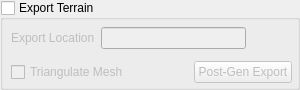
                 <widget class="QGroupBox" name="groupBox">
                  <property name="enabled">
                   <bool>true</bool>
                  </property>
                  <property name="minimumSize">
                   <size>
                    <width>300</width>
                    <height>90</height>
                   </size>
                  </property>
                  <property name="maximumSize">
                   <size>
                    <width>300</width>
                    <height>90</height>
                   </size>
                  </property>
                  <property name="title">
                   <string>Export Terrain</string>
                  </property>
                  <property name="checkable">
                   <bool>true</bool>
                  </property>
                  <property name="checked">
                   <bool>false</bool>
                  </property>
                  <widget class="QWidget" name="layoutWidget">
                   <property name="geometry">
                    <rect>
                     <x>11</x>
                     <y>21</y>
                     <width>281</width>
                     <height>68</height>
                    </rect>
                   </property>
                   <layout class="QVBoxLayout" name="verticalLayout_15">
                    <item>
                     <layout class="QHBoxLayout" name="horizontalLayout_7">
                      <item>
                       <widget class="QLabel" name="label_10">
                        <property name="text">
                         <string>Export Location</string>
                        </property>
                       </widget>
                      </item>
                      <item>
                       <widget class="QLineEdit" name="terrainLine"/>
                      </item>
                      <item>
                       <widget class="QPushButton" name="terrainButton">
                        <property name="text">
                         <string/>
                        </property>
                        <property name="icon">
                         <iconset>
                          <normaloff>../../Uni/FMP/Terrain/ui/browseFolder.png</normaloff>../../Uni/FMP/Terrain/ui/browseFolder.png</iconset>
                        </property>
                        <property name="iconSize">
                         <size>
                          <width>25</width>
                          <height>25</height>
                         </size>
                        </property>
                        <property name="flat">
                         <bool>true</bool>
                        </property>
                       </widget>
                      </item>
                     </layout>
                    </item>
                    <item>
                     <layout class="QHBoxLayout" name="horizontalLayout_24">
                      <item>
                       <widget class="QCheckBox" name="triangulateCheck">
                        <property name="text">
                         <string>Triangulate Mesh</string>
                        </property>
                       </widget>
                      </item>
                      <item>
                       <spacer name="horizontalSpacer_14">
                        <property name="orientation">
                         <enum>Qt::Horizontal</enum>
                        </property>
                        <property name="sizeHint" stdset="0">
                         <size>
                          <width>40</width>
                          <height>20</height>
                         </size>
                        </property>
                       </spacer>
                      </item>
                      <item>
                       <widget class="QPushButton" name="postGenTerrain">
                        <property name="enabled">
                         <bool>false</bool>
                        </property>
                        <property name="text">
                         <string>Post-Gen Export</string>
                        </property>
                       </widget>
                      </item>
                     </layout>
                    </item>
                   </layout>
                  </widget>
                 </widget>
